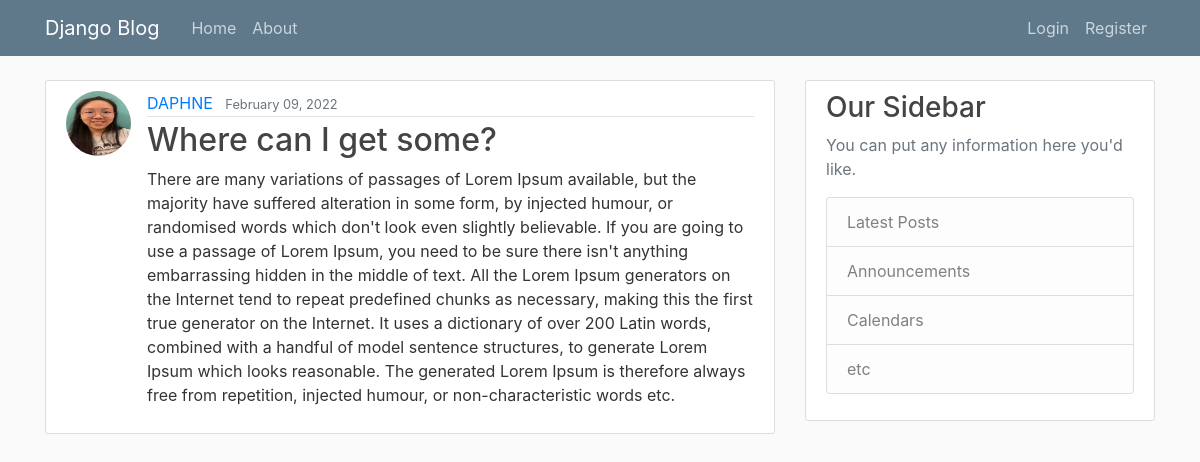
Screenshot of /post/32/ with the database file from the repository.
### blog/models.py (models this page shows, shortened)
class Post(models.Model):
    title = models.CharField(max_length=100)
    content = models.TextField()
    date_posted = models.DateTimeField(default=timezone.now)
    author = models.ForeignKey(User, on_delete=models.CASCADE)

### users/models.py (models this page shows, shortened)
class Profile(models.Model):
    user = models.OneToOneField(User, on_delete=models.CASCADE)
    image = models.ImageField(default='default.jpg', upload_to='profile_pics')

### blog/views.py (the view)
# urls.py: path('post/<int:pk>/', PostDetailView.as_view(), name='post-detail'),
class PostDetailView(DetailView):
    model = Post

### blog/templates/blog/post_detail.html (shortened to what this page needs)
{% extends "blog/base.html" %}
{% block content %}
  <article class="media content-section">
    <img class="rounded-circle article-img" src="{{ object.author.profile.image.url }}">
    <div class="media-body">
      <div class="article-metadata">
        <a class="mr-2" href="{% url 'user-posts' object.author.username %}">{{ object.author }}</a>
        <small class="text-muted">{{ object.date_posted|date:"F d, Y" }}</small>
      </div>
      <h2 class="article-title">{{ object.title }}</h2>
      <p class="article-content">{{ object.content }}</p>
    </div>
  </article>
{% endblock content %}

### blog/static/blog/main.css (style rules this page uses)
body { background: #fafafa; color: #333333; margin-top: 5rem; }
h1, h2, h3, h4, h5, h6 { color: #444444; }
.content-section { background: #ffffff; padding: 10px 20px; border: 1px solid #dddddd; border-radius: 3px; margin-bottom: 20px; }
.article-title { color: #444444; }
.article-content { white-space: pre-line; }
.article-img { height: 65px; width: 65px; margin-right: 16px; }
.article-metadata { padding-bottom: 1px; margin-bottom: 4px; border-bottom: 1px solid #e3e3e3 }

### rows the page displays
Post: author.profile.image (picture), author "DAPHNE", date_posted "February 09, 2022", title "Where can I get some?", content "There are many variations of passages of Lorem Ipsum available, but the majority have suffered alteration in some form, by injected humour, or randomised words which don't look even slightly believable. If you are going to use a passage of Lorem Ipsum, you need to be sure there isn't anything embarrassing hidden in the middle of text. All the Lorem Ipsum generators on the Internet tend to repeat predefined chunks as necessary, making this the first true generator on the Internet. It uses a dictionary of over 200 Latin words, combined with a handful of model sentence structures, to generate Lorem Ipsum which looks reasonable. The generated Lorem Ipsum is therefore always free from…"
